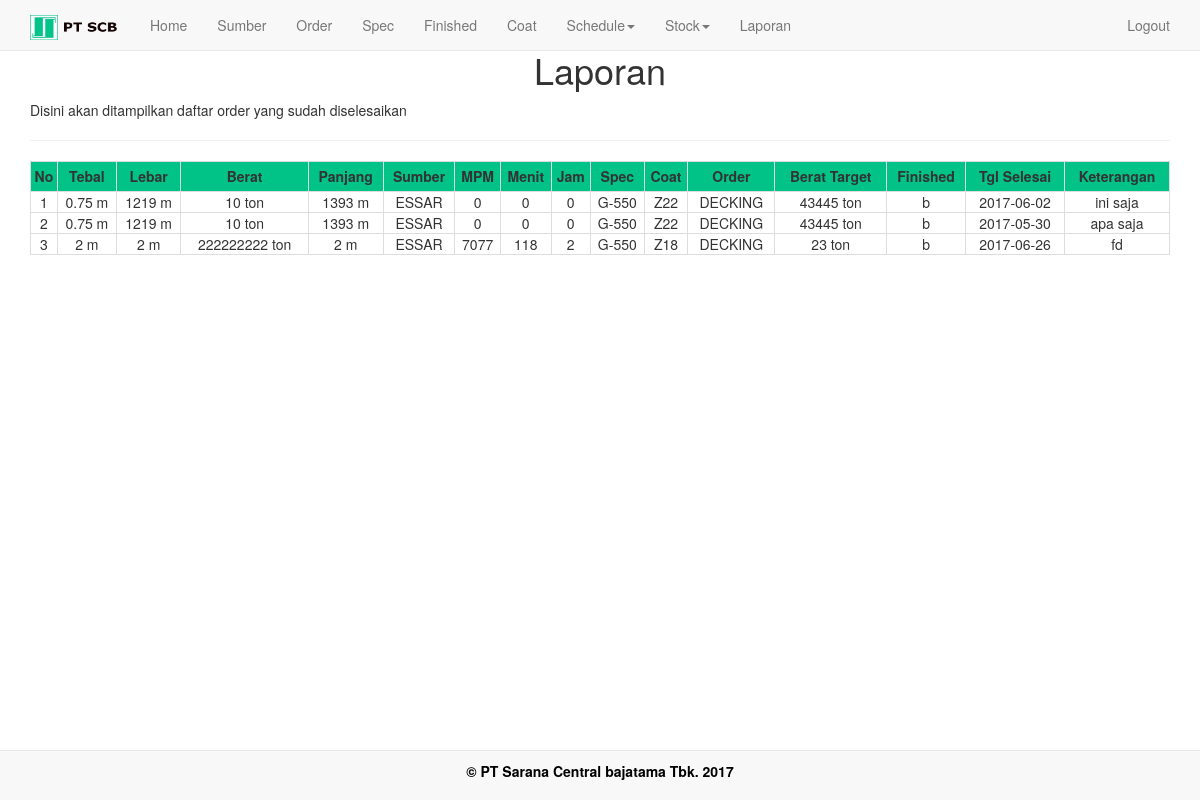
Page /admin/laporan.php (signed in) on the committed database.
### tables this page shows
CREATE TABLE `estimasicgl` (
  `idcgl` int(11) NOT NULL,
  `tebal` float NOT NULL,
  `lebar` int(11) NOT NULL,
  `berat` int(11) NOT NULL,
  `panjang` int(11) NOT NULL,
  `idsumber` int(11) NOT NULL,
  `mpm` int(11) DEFAULT NULL,
  `menit` int(11) DEFAULT NULL,
  `jam` int(11) DEFAULT NULL,
  `idspec` int(11) NOT NULL,
  `idcoat` int(11) NOT NULL,
  `idorder` int(11) NOT NULL,
  `berattarget` float NOT NULL,
  `idfinished` int(11) NOT NULL,
  `keterangan` text NOT NULL,
  `tgl` date DEFAULT NULL,
  `selesai` tinyint(1) NOT NULL
);

CREATE TABLE `sumber` (
  `idsumber` int(11) NOT NULL,
  `namasumber` varchar(255) NOT NULL
);

CREATE TABLE `spec` (
  `idspec` int(11) NOT NULL,
  `namaspec` varchar(255) NOT NULL
);

CREATE TABLE `coat` (
  `idcoat` int(11) NOT NULL,
  `namacoat` varchar(255) NOT NULL
);

CREATE TABLE `orders` (
  `idorder` int(11) NOT NULL,
  `namaorder` varchar(255) NOT NULL
);

CREATE TABLE `finished` (
  `idfinished` int(11) NOT NULL,
  `namafinished` varchar(255) NOT NULL
);

### admin/laporan.php (the view, shortened to what this page needs)
<?php
	require_once '../fungsi.php';
	require_once 'template/header.php';
?>
<!DOCTYPE html>
<html>
<head>
</head>
<body>
<div class="container">
	<h1 style="padding-top: 30px; text-align: center;">Laporan</h1>
	Disini akan ditampilkan daftar order yang sudah diselesaikan
	<hr>
		<table class='table-bordered' style='width: 100%'>
				<tr style='font-weight: bold; text-align: center; Height:30px;' bgcolor='#01C388'>
					<td>No</td>
					<td>Tebal</td>
					<td>Lebar</td>
					<td>Berat</td>
					<td>Panjang</td>
					<td>Sumber</td>
					<td>MPM</td>
					<td>Menit</td>
					<td>Jam</td>
					<td>Spec</td>
					<td>Coat</td>
					<td>Order</td>
					<td>Berat Target</td>
					<td>Finished</td>
					<td>Tgl Selesai</td>
					<td>Keterangan</td>
				</tr>
				<?php
				$no=0;
				$query     = ("SELECT estimasicgl.tebal, estimasicgl.lebar, estimasicgl.berat, estimasicgl.panjang, sumber.namasumber, estimasicgl.mpm, estimasicgl.menit, estimasicgl.jam, spec.namaspec, coat.namacoat, orders.namaorder, estimasicgl.berattarget, finished.namafinished, estimasicgl.tgl, estimasicgl.keterangan FROM estimasicgl INNER JOIN sumber ON estimasicgl.idsumber=sumber.idsumber INNER JOIN spec ON estimasicgl.idspec=spec.idspec INNER JOIN coat ON estimasicgl.idcoat=coat.idcoat INNER JOIN orders ON estimasicgl.idorder=orders.idorder INNER JOIN finished ON estimasicgl.idfinished=finished.idfinished WHERE estimasicgl.selesai=1");
				$tampil     = mysqli_query($con,$query);
				while ($data=mysqli_fetch_array($tampil)) {
					$no++;
					echo "
						<tr class='text-center'>
							<td>$no</td>
							<td>$data[tebal] m</td>
							<td>$data[lebar] m</td>
							<td>$data[berat] ton</td>
							<td>$data[panjang] m</td>
							<td>$data[namasumber]</td>
							<td>$data[mpm]</td>
							<td>$data[menit]</td>
							<td>$data[jam]</td>
							<td>$data[namaspec]</td>
							<td>$data[namacoat]</td>
							<td>$data[namaorder]</td>
							<td>$data[berattarget] ton</td>
							<td>$data[namafinished]</td>
							<td>$data[tgl]</td>
							<td>$data[keterangan]</td>
						</tr>
					";
				}
				echo "</table>";
				?>
	</div>
</body>
</html>
<?php
	require_once 'template/footer.php';
?>

### rows in the picture
estimasicgl: tebal "0.75", lebar "1219", berat "10", panjang "1393", idsumber.namasumber "ESSAR", mpm "0", menit "0", jam "0", idspec.namaspec "G-550", idcoat.namacoat "Z22", idorder.namaorder "DECKING", berattarget "43445", idfinished.namafinished "b", tgl "2017-06-02", keterangan "ini saja"
estimasicgl: tebal "0.75", lebar "1219", berat "10", panjang "1393", idsumber.namasumber "ESSAR", mpm "0", menit "0", jam "0", idspec.namaspec "G-550", idcoat.namacoat "Z22", idorder.namaorder "DECKING", berattarget "43445", idfinished.namafinished "b", tgl "2017-05-30", keterangan "apa saja"
estimasicgl: tebal "2", lebar "2", berat "222222222", panjang "2", idsumber.namasumber "ESSAR", mpm "7077", menit "118", jam "2", idspec.namaspec "G-550", idcoat.namacoat "Z18", idorder.namaorder "DECKING", berattarget "23", idfinished.namafinished "b", tgl "2017-06-26", keterangan "fd"
